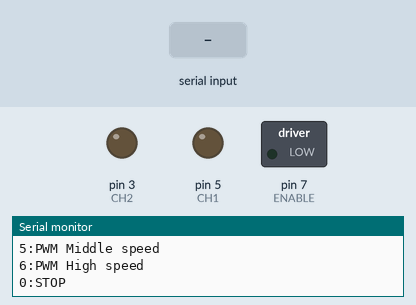
Simulated run of this sketch. Board: Arduino Uno, built with avr-gcc and run on an emulated ATmega328P. On the bench: switched loads named in the sketch (green lamp = pin HIGH), output pins drawn as LEDs (lit = HIGH), the last lines printed to the serial monitor. The test bench sets the inputs (shaded band).

Above: at 1.7 s.
1.8 s: "1" received over Serial
At 3.0 s:
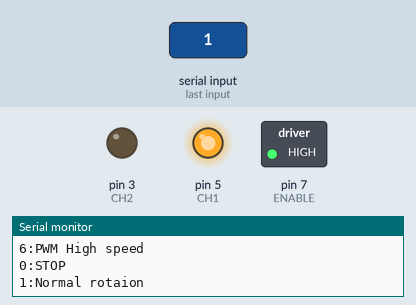
3.3 s: "2" received over Serial
At 4.3 s:
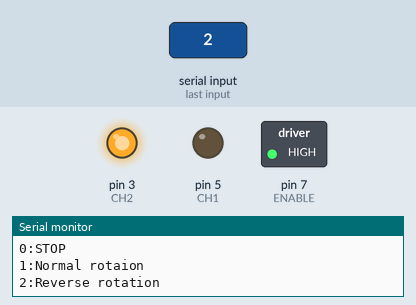
4.8 s: "4" received over Serial
At 5.6 s:
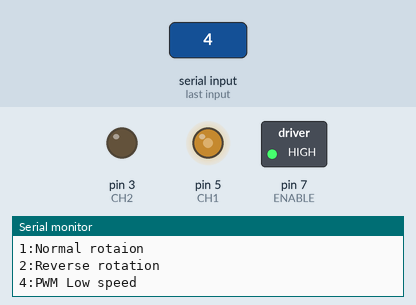
6.4 s: "5" received over Serial
At 6.8 s:
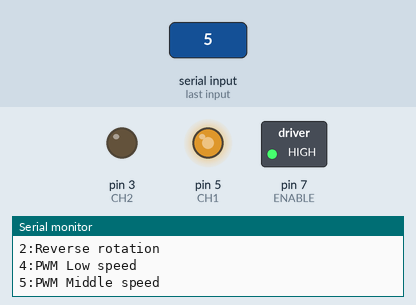
8.0 s: "0" received over Serial
At 9.1 s:
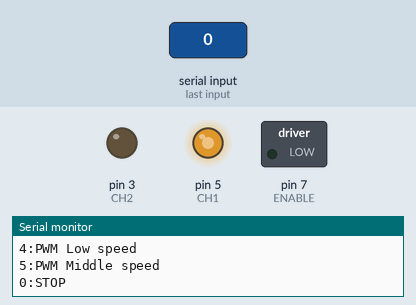
9.5 s: "6" received over Serial
At 10.3 s:
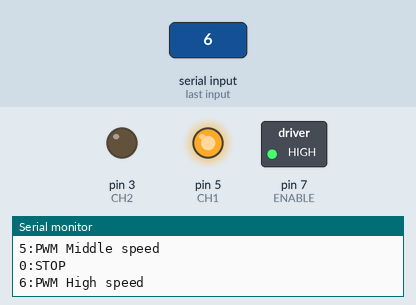
Timing chart, 0 to 12.0 s (numbered marks = the images above; inputs shaded):
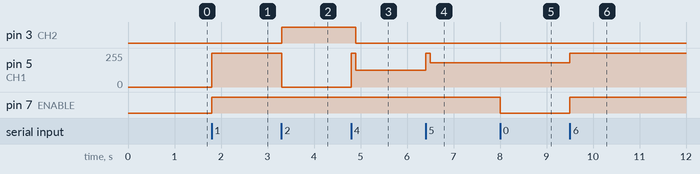

Measured:
- after the input at 1.8 s, pin 5 (CH1): 0/255 → 255/255 at once; pin 7 (ENABLE): LOW → HIGH at once
- after the input at 3.3 s, pin 3 (CH2): LOW → HIGH at once; pin 5 (CH1): 255/255 → 0/255 at once
- after the input at 4.8 s, pin 3 (CH2): HIGH → LOW after 0.10 s; pin 5 (CH1): 0/255 → 255/255 at once, → 127/255 0.10 s later
- after the input at 6.4 s, pin 5 (CH1): 127/255 → 255/255 at once, → 181/255 0.10 s later
- after the input at 8.0 s, pin 7 (ENABLE): HIGH → LOW at once
- after the input at 9.5 s, pin 5 (CH1): 181/255 → 255/255 at once; pin 7 (ENABLE): LOW → HIGH at once

The sketch:

DCMotor.ino
```cpp
const int ENABLE = 7;
const int CH1 = 5;
const int CH2 = 3;

void setup() {
  pinMode(ENABLE, OUTPUT);
  pinMode(CH1, OUTPUT);
  pinMode(CH2, OUTPUT);
  Serial.begin(9600);

  Serial.println("1:Normal rotaion");
  Serial.println("2:Reverse rotation");
  Serial.println("4:PWM Low speed");
  Serial.println("5:PWM Middle speed");
  Serial.println("6:PWM High speed");
  Serial.println("0:STOP");

  digitalWrite(ENABLE, LOW);
  delay(500);
}

void loop() {
  if (Serial.available() > 0) {
    char val = Serial.read();
    if (val == '1') {
      Serial.println("1:Normal rotaion");
      digitalWrite(ENABLE, HIGH);
      digitalWrite(CH1, HIGH);
      digitalWrite(CH2, LOW);
    } else if (val == '2') {
      Serial.println("2:Reverse rotation");
      digitalWrite(ENABLE, HIGH);
      digitalWrite(CH1, LOW);
      digitalWrite(CH2, HIGH);
    } else if (val == '4') {
      Serial.println("4:PWM Low speed");
      digitalWrite(ENABLE, HIGH);
      analogWrite(CH1,255);
      delay(100);
      analogWrite(CH1, 127);
      digitalWrite(CH2, LOW);
    } else if (val == '5') {
      Serial.println("5:PWM Middle speed");
      digitalWrite(ENABLE, HIGH);
      analogWrite(CH1, 255);
      delay(100);
      analogWrite(CH1, 181);
      digitalWrite(CH2, LOW);
    } else if (val == '6') {
      Serial.println("6:PWM High speed");
      digitalWrite(ENABLE, HIGH);
      analogWrite(CH1, 255);
      digitalWrite(CH2, LOW);
    } else if (val == '0') {
      Serial.println("0:STOP");
      digitalWrite(ENABLE, LOW);
    }
  }
}
```
